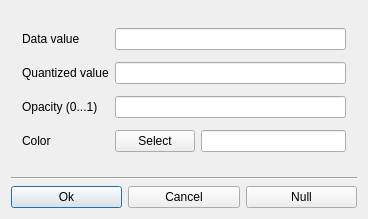
<?xml version="1.0" encoding="UTF-8"?>
<ui version="4.0">
 <class>ControlPointEditorBase</class>
 <widget class="QDialog" name="ControlPointEditorBase">
  <property name="geometry">
   <rect>
    <x>0</x>
    <y>0</y>
    <width>368</width>
    <height>219</height>
   </rect>
  </property>
  <property name="windowTitle">
   <string>Control Point Editor</string>
  </property>
  <property name="modal">
   <bool>true</bool>
  </property>
  <layout class="QHBoxLayout" name="horizontalLayout_2">
   <item>
    <layout class="QVBoxLayout" name="verticalLayout">
     <item>
      <widget class="QFrame" name="frame">
       <property name="frameShape">
        <enum>QFrame::NoFrame</enum>
       </property>
       <property name="frameShadow">
        <enum>QFrame::Raised</enum>
       </property>
       <layout class="QGridLayout">
        <item row="0" column="0">
         <widget class="QLabel" name="_dataLabel">
          <property name="text">
           <string>Data value</string>
          </property>
          <property name="wordWrap">
           <bool>false</bool>
          </property>
         </widget>
        </item>
        <item row="0" column="1">
         <widget class="QLineEdit" name="_dataValueField">
          <property name="focusPolicy">
           <enum>Qt::StrongFocus</enum>
          </property>
         </widget>
        </item>
        <item row="1" column="0">
         <widget class="QLabel" name="_quantLabel">
          <property name="text">
           <string>Quantized value</string>
          </property>
          <property name="wordWrap">
           <bool>false</bool>
          </property>
         </widget>
        </item>
        <item row="1" column="1">
         <widget class="QLineEdit" name="_quantValueField"/>
        </item>
        <item row="2" column="0">
         <widget class="QLabel" name="_opacityLabel">
          <property name="text">
           <string>Opacity (0...1)</string>
          </property>
          <property name="wordWrap">
           <bool>false</bool>
          </property>
         </widget>
        </item>
        <item row="2" column="1">
         <widget class="QLineEdit" name="_opacityField"/>
        </item>
        <item row="3" column="0">
         <widget class="QLabel" name="_colorLabel">
          <property name="text">
           <string>Color</string>
          </property>
          <property name="wordWrap">
           <bool>false</bool>
          </property>
         </widget>
        </item>
        <item row="3" column="1">
         <layout class="QHBoxLayout" name="horizontalLayout">
          <item>
           <widget class="QPushButton" name="_colorButton">
            <property name="maximumSize">
             <size>
              <width>16777215</width>
              <height>16777215</height>
             </size>
            </property>
            <property name="focusPolicy">
             <enum>Qt::NoFocus</enum>
            </property>
            <property name="text">
             <string>Select</string>
            </property>
           </widget>
          </item>
          <item>
           <widget class="QLineEdit" name="_colorEdit"/>
          </item>
         </layout>
        </item>
       </layout>
      </widget>
     </item>
     <item>
      <widget class="Line" name="line1">
       <property name="frameShape">
        <enum>QFrame::HLine</enum>
       </property>
       <property name="frameShadow">
        <enum>QFrame::Sunken</enum>
       </property>
      </widget>
     </item>
     <item>
      <layout class="QHBoxLayout">
       <item>
        <widget class="QPushButton" name="_okButton">
         <property name="focusPolicy">
          <enum>Qt::ClickFocus</enum>
         </property>
         <property name="text">
          <string>Ok</string>
         </property>
         <property name="checked">
          <bool>false</bool>
         </property>
         <property name="default">
          <bool>false</bool>
         </property>
        </widget>
       </item>
       <item>
        <widget class="QPushButton" name="_cancelButton">
         <property name="focusPolicy">
          <enum>Qt::ClickFocus</enum>
         </property>
         <property name="text">
          <string>Cancel</string>
         </property>
        </widget>
       </item>
       <item>
        <widget class="QPushButton" name="_nullButton">
         <property name="text">
          <string>Null</string>
         </property>
        </widget>
       </item>
      </layout>
     </item>
    </layout>
   </item>
  </layout>
 </widget>
 <layoutdefault spacing="6" margin="11"/>
 <resources/>
 <connections/>
</ui>
